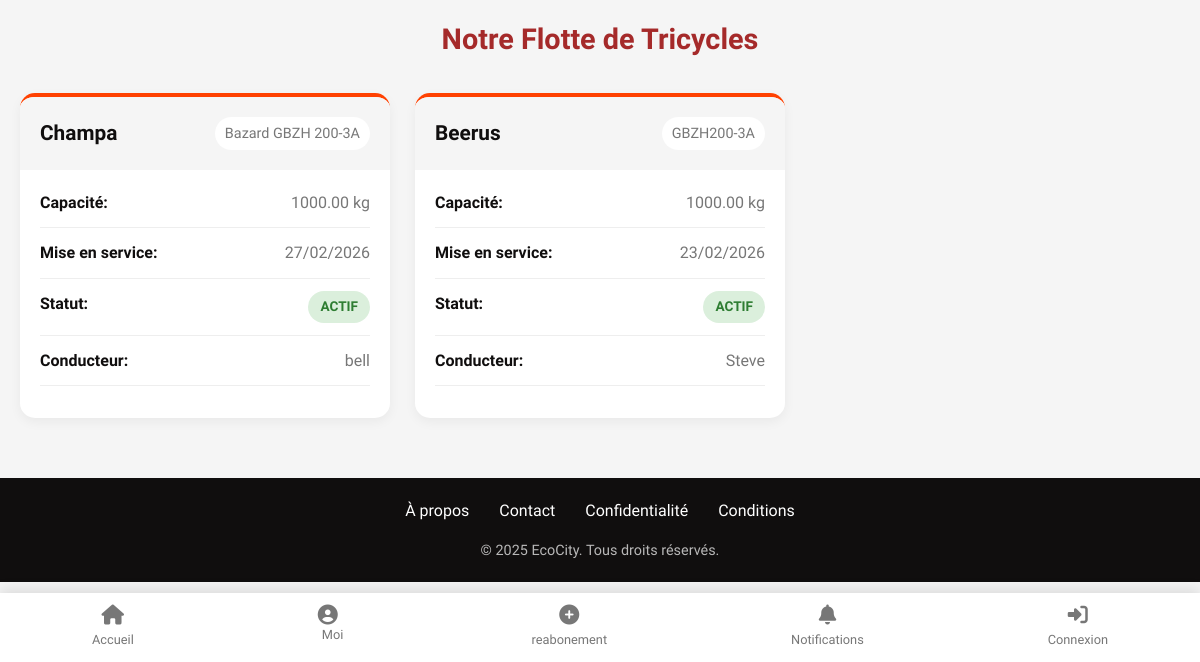
The page /zones-programmes/ (lower part) on the database as committed earlier.
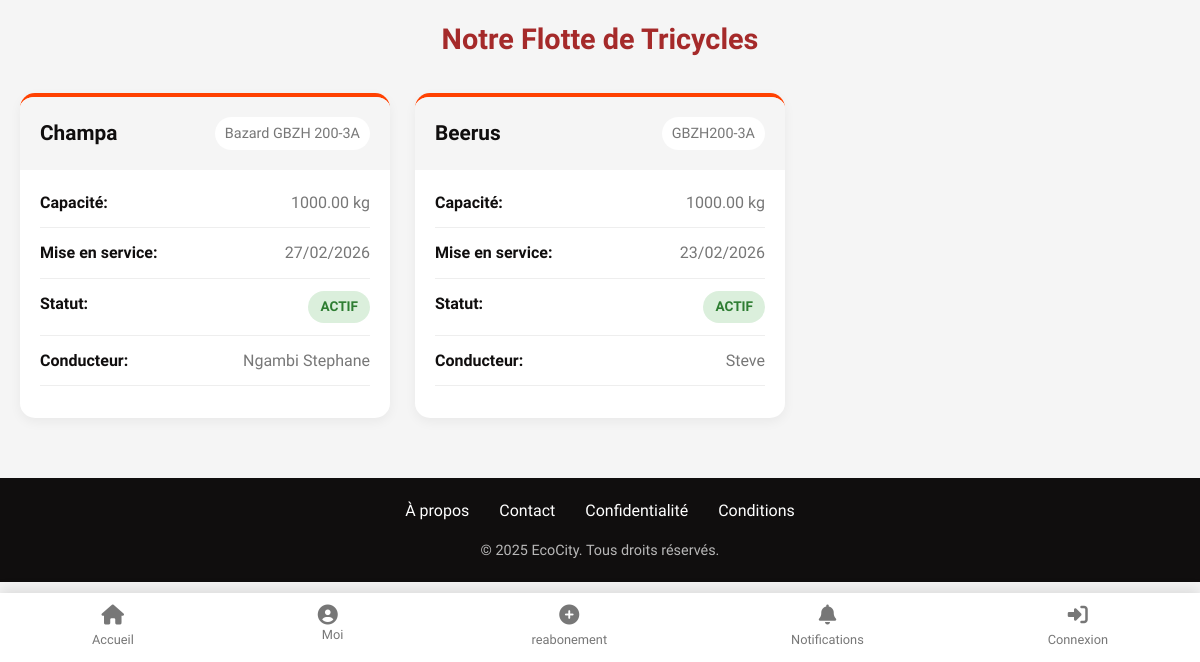
The same page on the database as committed later.
### app/models.py (models this page shows, shortened)
class Tricycle(models.Model):
    STATUS_CHOICES = (
        ('active', 'Actif'),
        ('maintenance', 'En maintenance'),
        ('inactive', 'Inactif'),
        ('broken', 'En panne'),
    )
    id = models.UUIDField(primary_key=True, default=uuid.uuid4, editable=False)
    numero_immatriculation = models.CharField(max_length=50, unique=True, verbose_name="Numéro d'immatriculation")
    nom = models.CharField(max_length=100, verbose_name="Nom du tricycle")
    capacite_kg = models.DecimalField(max_digits=6, decimal_places=2, verbose_name="Capacité (kg)")
    couleur = models.CharField(max_length=50, blank=True)
    date_mise_en_service = models.DateField(default=timezone.now)
    status = models.CharField(max_length=20, choices=STATUS_CHOICES, default='active')
    conducteur = models.ForeignKey(
        CustomUser,
        on_delete=models.SET_NULL,
        null=True,
        blank=True,
        limit_choices_to={'user_type': 'collecteur'},
        verbose_name="Conducteur assigné"
    )
    notes = models.TextField(blank=True, verbose_name="Notes techniques")
    created_at = models.DateTimeField(auto_now_add=True)
    updated_at = models.DateTimeField(auto_now=True)
    class Meta:
        verbose_name = "Tricycle"
        verbose_name_plural = "Tricycles"
        ordering = ['numero_immatriculation']

class CustomUser(AbstractUser):
    USER_TYPE_CHOICES = (
        ('client', 'Client'),
        ('collecteur', 'Collecteur'),
        ('admin', 'Administrateur'),
    )
    city = models.ForeignKey(City, on_delete=models.SET_NULL, null=True, blank=True)
    user_type = models.CharField(max_length=20, choices=USER_TYPE_CHOICES, default='client')
    phone = models.IntegerField(blank=True, null=True)
    date_joined = models.DateTimeField(default=timezone.now)
    is_verified = models.BooleanField(default=False)
    class Meta:
        verbose_name = "Utilisateur"
        verbose_name_plural = "Utilisateurs"

### app/views.py (the view)
# urls.py: path('zones-programmes/', views.ZonesProgrammesView.as_view(), name='zones_programmes'),
class ZonesProgrammesView(ListView):
    model = Zone
    template_name = 'zones_programmes.html'
    context_object_name = 'zones'
    def get_queryset(self):
        return Zone.objects.filter(
            is_active=True
        ).prefetch_related(
            'programmes_tricycle__tricycle'
        ).select_related('ville')
    def get_context_data(self, **kwargs):
        context = super().get_context_data(**kwargs)
        context['tricycles'] = Tricycle.objects.filter(
            status='active'
        ).select_related('conducteur')
        context['cities'] = City.objects.all()
        return context

### app/models.py (called while the page is built)
    def places_disponibles(self):
        return self.capacite_max_clients - self.clients_actuels

### app/templates/zones_programmes.html (shortened to what this page needs)
{% extends 'base.html' %}
{% load static %}
{% block content %}
<div class="page-container">
    <div class="tricycles-section">
        <h2 class="section-title">Notre Flotte de Tricycles</h2>
        {% if tricycles %}
            <div class="tricycles-container">
                {% for tricycle in tricycles %}
                <div class="tricycle-card">
                    <div class="tricycle-header">
                        <h3 class="tricycle-name">{{ tricycle.nom }}</h3>
                        <span class="tricycle-id">{{ tricycle.numero_immatriculation }}</span>
                    </div>
                    <div class="tricycle-body">
                        <div class="tricycle-detail">
                            <span class="detail-label">Capacité:</span>
                            <span class="detail-value">{{ tricycle.capacite_kg }} kg</span>
                        </div>
                        <div class="tricycle-detail">
                            <span class="detail-label">Mise en service:</span>
                            <span class="detail-value">{{ tricycle.date_mise_en_service|date:"d/m/Y" }}</span>
                        </div>
                        <div class="tricycle-detail">
                            <span class="detail-label">Statut:</span>
                            <span class="status-badge
                                {% if tricycle.status == 'active' %}status-active
                                {% elif tricycle.status == 'maintenance' %}status-maintenance
                                {% else %}status-inactive{% endif %}">
                                {{ tricycle.get_status_display }}
                            </span>
                        </div>
                        {% if tricycle.conducteur %}
                        <div class="tricycle-detail">
                            <span class="detail-label">Conducteur:</span>
                            <span class="detail-value">{{ tricycle.conducteur.get_full_name|default:tricycle.conducteur.username }}</span>
                        </div>
                        {% endif %}
                    </div>
                </div>
                {% endfor %}
            </div>
        {% endif %}
    </div>
</div>
{% endblock %}

Rows that differ between the two databases and show on the page:
changed Tricycle "Champa": conducteur.get_full_name "bell" → "Ngambi Stephane"
